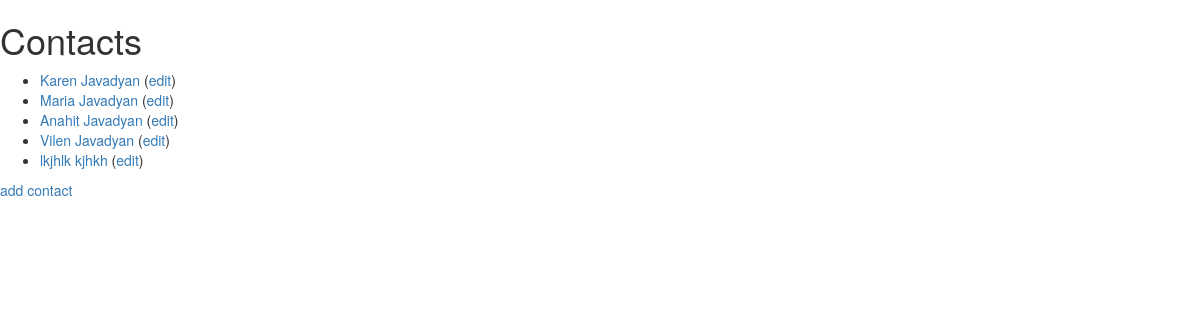
The app's page /, older data.
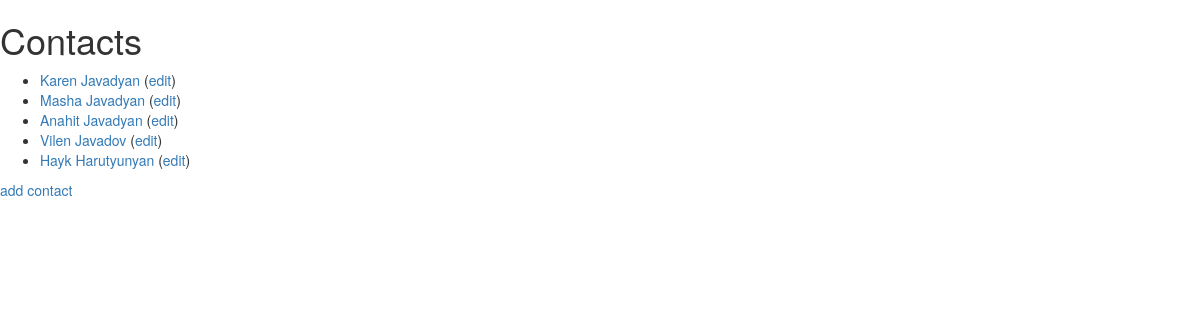
The same page, newer data.
### contacts/models.py (models this page shows)
class Contact(models.Model):
    first_name = models.CharField(max_length=255, )
    last_name = models.CharField(max_length=255, )
    email = models.EmailField()
    def __str__(self):
        return ' '.join([self.first_name,
                         self.last_name])
    def get_absolute_url(self):
        return reverse('contacts-view', kwargs={'pk': self.id})

### contacts/views.py (the view)
# urls.py: url(r'^$', contacts.views.ListContactView.as_view(), name='contacts-list'),
class ListContactView(ListView):
    model = Contact
    template_name = 'contact_list.html'

### contacts/templates/contact_list.html (shortened to what this page needs)
{% extends "base.html" %}
{% block content %}
    <h1>Contacts</h1>
    <ul>
        {% for contact in object_list %}
            <li class="contact">
                <a href="{{ contact.get_absolute_url }}">{{ contact }}</a>
                (<a href="{% url "contacts-edit" pk=contact.id %}">edit</a>)
            </li>
        {% endfor %}
    </ul>
    <a href="{% url "contacts-new" %}">add contact</a>
{% endblock %}

### contacts/templates/base.html (shortened to what this page needs)
{% load staticfiles %}
<!DOCTYPE html>
<html>
<head lang="en">
    <link href="{% static 'bootstrap/css/bootstrap.min.css' %}"
          rel="stylesheet" media="screen">
</head>
<body>
{% block content %}
{% endblock %}
</body>
</html>

Row changes from the older to the newer data that the page shows:
removed Contact: first_name+last_name "lkjhlk kjhkh"
changed Contact: first_name+last_name "Maria Javadyan" → "Masha Javadyan"
changed Contact: first_name+last_name "Vilen Javadyan" → "Vilen Javadov"
added Contact: first_name+last_name "Hayk Harutyunyan"
